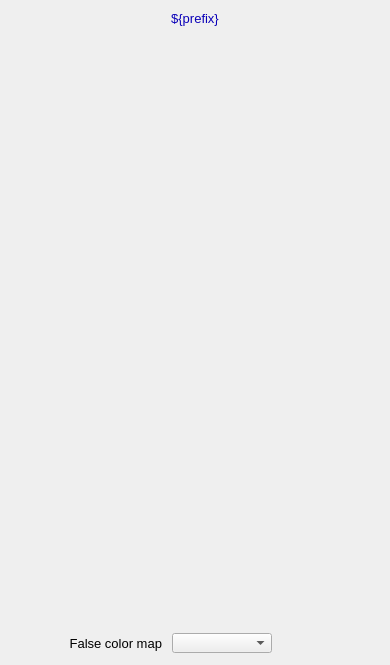
<?xml version="1.0" ?>
<ui version="4.0">
  <class>Dialog</class>
  <widget class="QWidget" name="screen">
    <property name="geometry">
      <rect>
        <x>193</x>
        <y>91</y>
        <width>390</width>
        <height>665</height>
      </rect>
    </property>
    <property name="styleSheet">
      <string notr="true">QWidget#screen {
  color: rgb(0, 0, 0);
  background-color: rgb(187, 187, 187);
  }</string>
    </property>
    <property name="windowTitle">
      <string>NDColorConvert</string>
    </property>
    <widget class="PyDMDrawingRectangle" name="rectangle">
      <property name="geometry">
        <rect>
          <x>0</x>
          <y>5</y>
          <width>390</width>
          <height>25</height>
        </rect>
      </property>
      <property name="brush" stdset="0">
        <brush brushstyle="SolidPattern">
          <color alpha="255">
            <red>218</red>
            <green>218</green>
            <blue>218</blue>
          </color>
        </brush>
      </property>
      <property name="penStyle" stdset="0">
        <enum>Qt::SolidLine</enum>
      </property>
      <property name="penColor" stdset="0">
        <color>
          <red>218</red>
          <green>218</green>
          <blue>218</blue>
        </color>
      </property>
      <property name="penWidth" stdset="0">
        <double>0</double>
      </property>
      <property name="penCapStyle" stdset="0">
        <enum>Qt::FlatCap</enum>
      </property>
      <property name="toolTip">
        <string>rectangle</string>
      </property>
    </widget>
    <widget class="QLabel" name="text">
      <property name="geometry">
        <rect>
          <x>87</x>
          <y>6</y>
          <width>216</width>
          <height>25</height>
        </rect>
      </property>
      <property name="text">
        <string>${prefix}</string>
      </property>
      <property name="font" stdset="0">
        <font>
          <pointsize>10</pointsize>
        </font>
      </property>
      <property name="brush" stdset="0">
        <brush brushstyle="SolidPattern">
          <color alpha="255">
            <red>10</red>
            <green>0</green>
            <blue>184</blue>
          </color>
        </brush>
      </property>
      <property name="toolTip">
        <string>text</string>
      </property>
      <property name="alignment">
        <set>Qt::AlignCenter</set>
      </property>
      <property name="styleSheet">
        <string notr="true">QLabel#text {
  color: rgb(10, 0, 184);
  }</string>
      </property>
    </widget>
    <widget class="PyDMEmbeddedDisplay" name="composite">
      <property name="geometry">
        <rect>
          <x>5</x>
          <y>40</y>
          <width>380</width>
          <height>555</height>
        </rect>
      </property>
      <property name="toolTip">
        <string>composite</string>
      </property>
      <property name="filename" stdset="0">
        <string>PluginBase_V31.ui</string>
      </property>
    </widget>
    <widget class="PyDMFrame" name="composite_1">
      <property name="geometry">
        <rect>
          <x>5</x>
          <y>600</y>
          <width>380</width>
          <height>60</height>
        </rect>
      </property>
      <widget class="PyDMDrawingRectangle" name="rectangle_1">
        <property name="geometry">
          <rect>
            <x>0</x>
            <y>0</y>
            <width>380</width>
            <height>60</height>
          </rect>
        </property>
        <property name="brush" stdset="0">
          <brush brushstyle="NoBrush">
            <color alpha="255">
              <red>0</red>
              <green>0</green>
              <blue>0</blue>
            </color>
          </brush>
        </property>
        <property name="penStyle" stdset="0">
          <enum>Qt::SolidLine</enum>
        </property>
        <property name="penColor" stdset="0">
          <color>
            <red>0</red>
            <green>0</green>
            <blue>0</blue>
          </color>
        </property>
        <property name="penWidth" stdset="0">
          <double>1</double>
        </property>
        <property name="penCapStyle" stdset="0">
          <enum>Qt::FlatCap</enum>
        </property>
        <property name="toolTip">
          <string>rectangle_1</string>
        </property>
      </widget>
      <widget class="PyDMFrame" name="composite_2">
        <property name="geometry">
          <rect>
            <x>7</x>
            <y>8</y>
            <width>366</width>
            <height>20</height>
          </rect>
        </property>
        <widget class="QLabel" name="text_1">
          <property name="geometry">
            <rect>
              <x>5</x>
              <y>600</y>
              <width>150</width>
              <height>20</height>
            </rect>
          </property>
          <property name="text">
            <string>Color mode out</string>
          </property>
          <property name="font" stdset="0">
            <font>
              <pointsize>10</pointsize>
            </font>
          </property>
          <property name="brush" stdset="0">
            <brush brushstyle="SolidPattern">
              <color alpha="255">
                <red>0</red>
                <green>0</green>
                <blue>0</blue>
              </color>
            </brush>
          </property>
          <property name="toolTip">
            <string>text_1</string>
          </property>
          <property name="alignment">
            <set>Qt::AlignRight|Qt::AlignTrailing|Qt::AlignVCenter</set>
          </property>
          <property name="styleSheet">
            <string notr="true">QLabel#text_1 {
  color: rgb(0, 0, 0);
  }</string>
          </property>
        </widget>
        <widget class="PyDMEnumComboBox" name="menu">
          <property name="geometry">
            <rect>
              <x>165</x>
              <y>600</y>
              <width>100</width>
              <height>20</height>
            </rect>
          </property>
          <property name="toolTip">
            <string>${prefix}ColorModeOut</string>
          </property>
          <property name="channel" stdset="0">
            <string>ca://${prefix}ColorModeOut</string>
          </property>
          <property name="font" stdset="0">
            <font>
              <pointsize>10</pointsize>
            </font>
          </property>
          <property name="styleSheet">
            <string notr="true">PyDMEnumComboBox#menu {
  color: rgb(0, 0, 0);
  background-color: rgb(115, 223, 255);
  }</string>
          </property>
        </widget>
        <widget class="PyDMLabel" name="text_update">
          <property name="geometry">
            <rect>
              <x>271</x>
              <y>601</y>
              <width>100</width>
              <height>18</height>
            </rect>
          </property>
          <property name="toolTip">
            <string>PV: ${prefix}ColorModeOut_RBV</string>
          </property>
          <property name="channel" stdset="0">
            <string>ca://${prefix}ColorModeOut_RBV</string>
          </property>
          <property name="font" stdset="0">
            <font>
              <pointsize>10</pointsize>
            </font>
          </property>
          <property name="alignment">
            <set>Qt::AlignLeading|Qt::AlignLeft|Qt::AlignVCenter</set>
          </property>
          <property name="textInteractionFlags">
            <set>Qt::TextSelectableByKeyboard|Qt::TextSelectableByMouse</set>
          </property>
          <property name="styleSheet">
            <string notr="true">PyDMLabel#text_update {
  color: rgb(10, 0, 184);
  background-color: rgb(187, 187, 187);
  }</string>
          </property>
        </widget>
      </widget>
      <widget class="QLabel" name="text_2">
        <property name="geometry">
          <rect>
            <x>7</x>
            <y>33</y>
            <width>150</width>
            <height>20</height>
          </rect>
        </property>
        <property name="text">
          <string>False color map</string>
        </property>
        <property name="font" stdset="0">
          <font>
            <pointsize>10</pointsize>
          </font>
        </property>
        <property name="brush" stdset="0">
          <brush brushstyle="SolidPattern">
            <color alpha="255">
              <red>0</red>
              <green>0</green>
              <blue>0</blue>
            </color>
          </brush>
        </property>
        <property name="toolTip">
          <string>text_2</string>
        </property>
        <property name="alignment">
          <set>Qt::AlignRight|Qt::AlignTrailing|Qt::AlignVCenter</set>
        </property>
        <property name="styleSheet">
          <string notr="true">QLabel#text_2 {
  color: rgb(0, 0, 0);
  }</string>
        </property>
      </widget>
      <widget class="PyDMEnumComboBox" name="menu_1">
        <property name="geometry">
          <rect>
            <x>167</x>
            <y>33</y>
            <width>100</width>
            <height>20</height>
          </rect>
        </property>
        <property name="toolTip">
          <string>${prefix}FalseColor</string>
        </property>
        <property name="channel" stdset="0">
          <string>ca://${prefix}FalseColor</string>
        </property>
        <property name="font" stdset="0">
          <font>
            <pointsize>10</pointsize>
          </font>
        </property>
        <property name="styleSheet">
          <string notr="true">PyDMEnumComboBox#menu_1 {
  color: rgb(0, 0, 0);
  background-color: rgb(115, 223, 255);
  }</string>
        </property>
      </widget>
      <widget class="PyDMLabel" name="text_update_1">
        <property name="geometry">
          <rect>
            <x>273</x>
            <y>34</y>
            <width>100</width>
            <height>18</height>
          </rect>
        </property>
        <property name="toolTip">
          <string>PV: ${prefix}FalseColor_RBV</string>
        </property>
        <property name="channel" stdset="0">
          <string>ca://${prefix}FalseColor_RBV</string>
        </property>
        <property name="font" stdset="0">
          <font>
            <pointsize>10</pointsize>
          </font>
        </property>
        <property name="alignment">
          <set>Qt::AlignLeading|Qt::AlignLeft|Qt::AlignVCenter</set>
        </property>
        <property name="textInteractionFlags">
          <set>Qt::TextSelectableByKeyboard|Qt::TextSelectableByMouse</set>
        </property>
        <property name="styleSheet">
          <string notr="true">PyDMLabel#text_update_1 {
  color: rgb(10, 0, 184);
  background-color: rgb(187, 187, 187);
  }</string>
        </property>
      </widget>
    </widget>
  </widget>
  <customwidgets>
    <customwidget>
      <class>PyDMDrawingRectangle</class>
      <extends>QWidget</extends>
      <header>pydm.widgets.drawing</header>
    </customwidget>
    <customwidget>
      <class>PyDMLabel</class>
      <extends>QLabel</extends>
      <header>pydm.widgets.label</header>
    </customwidget>
    <customwidget>
      <class>PyDMEmbeddedDisplay</class>
      <extends>QFrame</extends>
      <header>pydm.widgets.embedded_display</header>
    </customwidget>
    <customwidget>
      <class>PyDMFrame</class>
      <extends>QFrame</extends>
      <header>pydm.widgets.frame</header>
    </customwidget>
    <customwidget>
      <class>PyDMEnumComboBox</class>
      <extends>QComboBox</extends>
      <header>pydm.widgets.enum_combo_box</header>
    </customwidget>
  </customwidgets>
</ui>
